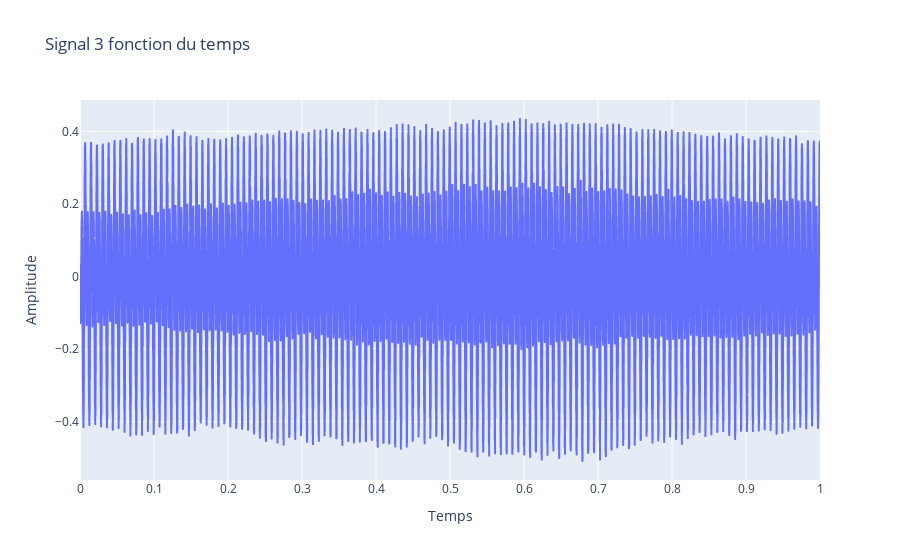

The cell this chart's notebook holds for it:
### Markdown cell above
question2 : Affichez le signal chargé en fonction du temps

### Code cell
fig1 = px.line(x=t, y=s, title='Signal 3 fonction du temps', labels={'x':'Temps', 'y':'Amplitude'}).show()

### Figure 1 — Plotly figure (JSON) as saved in the notebook; plotly's stock layout.template omitted (floating-point values rounded to 4 significant figures; data arrays with more than 128 entries replaced by an {"elided": "..."} marker saying what was removed)
{"data": [{"hovertemplate": "Temps=%{x}<br>Amplitude=%{y}<extra></extra>", "legendgroup": "", "line": {"color": "#636efa", "dash": "solid"}, "marker": {"symbol": "circle"}, "mode": "lines", "name": "", "showlegend": false, "type": "scattergl", "x": {"elided": "12000 float values"}, "xaxis": "x", "y": {"elided": "12000 float values"}, "yaxis": "y"}], "layout": {"legend": {"tracegroupgap": 0}, "title": {"text": "Signal 3 fonction du temps"}, "xaxis": {"anchor": "y", "domain": [0, 1], "title": {"text": "Temps"}}, "yaxis": {"anchor": "x", "domain": [0, 1], "title": {"text": "Amplitude"}}}}
